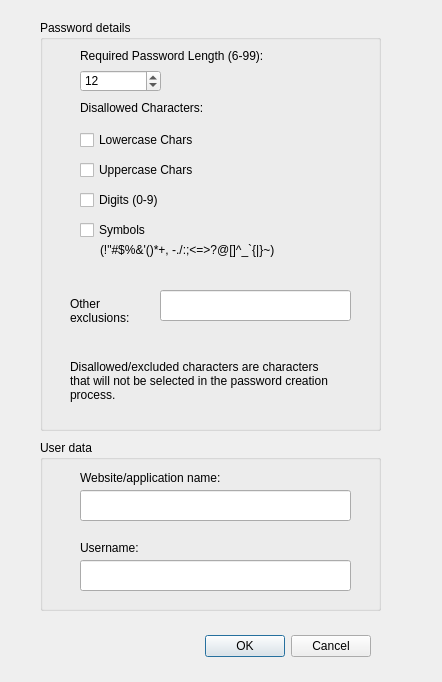
<?xml version="1.0" encoding="UTF-8"?>
<ui version="4.0">
 <class>newPass</class>
 <widget class="QDialog" name="newPass">
  <property name="geometry">
   <rect>
    <x>0</x>
    <y>0</y>
    <width>442</width>
    <height>682</height>
   </rect>
  </property>
  <property name="windowTitle">
   <string>Create a New Password</string>
  </property>
  <widget class="QDialogButtonBox" name="buttonBox">
   <property name="geometry">
    <rect>
     <x>30</x>
     <y>630</y>
     <width>341</width>
     <height>32</height>
    </rect>
   </property>
   <property name="orientation">
    <enum>Qt::Horizontal</enum>
   </property>
   <property name="standardButtons">
    <set>QDialogButtonBox::Cancel|QDialogButtonBox::Ok</set>
   </property>
  </widget>
  <widget class="QGroupBox" name="groupBox">
   <property name="geometry">
    <rect>
     <x>40</x>
     <y>20</y>
     <width>341</width>
     <height>411</height>
    </rect>
   </property>
   <property name="title">
    <string>Password details</string>
   </property>
   <widget class="QLineEdit" name="others">
    <property name="geometry">
     <rect>
      <x>120</x>
      <y>270</y>
      <width>191</width>
      <height>31</height>
     </rect>
    </property>
   </widget>
   <widget class="QLabel" name="label_2">
    <property name="geometry">
     <rect>
      <x>40</x>
      <y>80</y>
      <width>171</width>
      <height>16</height>
     </rect>
    </property>
    <property name="text">
     <string>Disallowed Characters:</string>
    </property>
   </widget>
   <widget class="QLabel" name="label">
    <property name="geometry">
     <rect>
      <x>40</x>
      <y>20</y>
      <width>221</width>
      <height>31</height>
     </rect>
    </property>
    <property name="text">
     <string>Required Password Length (6-99):</string>
    </property>
   </widget>
   <widget class="QCheckBox" name="lowercase">
    <property name="geometry">
     <rect>
      <x>40</x>
      <y>110</y>
      <width>131</width>
      <height>20</height>
     </rect>
    </property>
    <property name="text">
     <string>Lowercase Chars</string>
    </property>
   </widget>
   <widget class="QCheckBox" name="integers">
    <property name="geometry">
     <rect>
      <x>40</x>
      <y>170</y>
      <width>101</width>
      <height>20</height>
     </rect>
    </property>
    <property name="text">
     <string>Digits (0-9)</string>
    </property>
   </widget>
   <widget class="QCheckBox" name="uppercase">
    <property name="geometry">
     <rect>
      <x>40</x>
      <y>140</y>
      <width>131</width>
      <height>20</height>
     </rect>
    </property>
    <property name="text">
     <string>Uppercase Chars</string>
    </property>
   </widget>
   <widget class="QCheckBox" name="punctuation">
    <property name="geometry">
     <rect>
      <x>40</x>
      <y>200</y>
      <width>81</width>
      <height>20</height>
     </rect>
    </property>
    <property name="text">
     <string>Symbols </string>
    </property>
   </widget>
   <widget class="QLabel" name="label_5">
    <property name="geometry">
     <rect>
      <x>30</x>
      <y>270</y>
      <width>81</width>
      <height>41</height>
     </rect>
    </property>
    <property name="text">
     <string>Other exclusions: </string>
    </property>
    <property name="wordWrap">
     <bool>true</bool>
    </property>
   </widget>
   <widget class="QSpinBox" name="numChars">
    <property name="geometry">
     <rect>
      <x>40</x>
      <y>50</y>
      <width>81</width>
      <height>22</height>
     </rect>
    </property>
    <property name="minimum">
     <number>6</number>
    </property>
    <property name="value">
     <number>12</number>
    </property>
   </widget>
   <widget class="QLabel" name="label_6">
    <property name="geometry">
     <rect>
      <x>60</x>
      <y>220</y>
      <width>241</width>
      <height>20</height>
     </rect>
    </property>
    <property name="text">
     <string> (!&quot;#$%&amp;'()*+, -./:;&lt;=&gt;?@[]^_`{|}~)</string>
    </property>
   </widget>
   <widget class="QLabel" name="label_7">
    <property name="geometry">
     <rect>
      <x>30</x>
      <y>330</y>
      <width>271</width>
      <height>61</height>
     </rect>
    </property>
    <property name="text">
     <string>Disallowed/excluded characters are characters that will not be selected in the password creation process.</string>
    </property>
    <property name="wordWrap">
     <bool>true</bool>
    </property>
   </widget>
  </widget>
  <widget class="QGroupBox" name="groupBox_2">
   <property name="geometry">
    <rect>
     <x>40</x>
     <y>440</y>
     <width>341</width>
     <height>171</height>
    </rect>
   </property>
   <property name="title">
    <string>User data</string>
   </property>
   <widget class="QLabel" name="label_3">
    <property name="geometry">
     <rect>
      <x>40</x>
      <y>30</y>
      <width>181</width>
      <height>16</height>
     </rect>
    </property>
    <property name="text">
     <string>Website/application name:</string>
    </property>
   </widget>
   <widget class="QLineEdit" name="sitename">
    <property name="geometry">
     <rect>
      <x>40</x>
      <y>50</y>
      <width>271</width>
      <height>31</height>
     </rect>
    </property>
   </widget>
   <widget class="QLabel" name="label_4">
    <property name="geometry">
     <rect>
      <x>40</x>
      <y>100</y>
      <width>101</width>
      <height>16</height>
     </rect>
    </property>
    <property name="text">
     <string>Username: </string>
    </property>
   </widget>
   <widget class="QLineEdit" name="user_name">
    <property name="geometry">
     <rect>
      <x>40</x>
      <y>120</y>
      <width>271</width>
      <height>31</height>
     </rect>
    </property>
   </widget>
  </widget>
 </widget>
 <resources/>
 <connections>
  <connection>
   <sender>buttonBox</sender>
   <signal>accepted()</signal>
   <receiver>newPass</receiver>
   <slot>accept()</slot>
   <hints>
    <hint type="sourcelabel">
     <x>248</x>
     <y>254</y>
    </hint>
    <hint type="destinationlabel">
     <x>157</x>
     <y>274</y>
    </hint>
   </hints>
  </connection>
  <connection>
   <sender>buttonBox</sender>
   <signal>rejected()</signal>
   <receiver>newPass</receiver>
   <slot>reject()</slot>
   <hints>
    <hint type="sourcelabel">
     <x>316</x>
     <y>260</y>
    </hint>
    <hint type="destinationlabel">
     <x>286</x>
     <y>274</y>
    </hint>
   </hints>
  </connection>
 </connections>
</ui>
